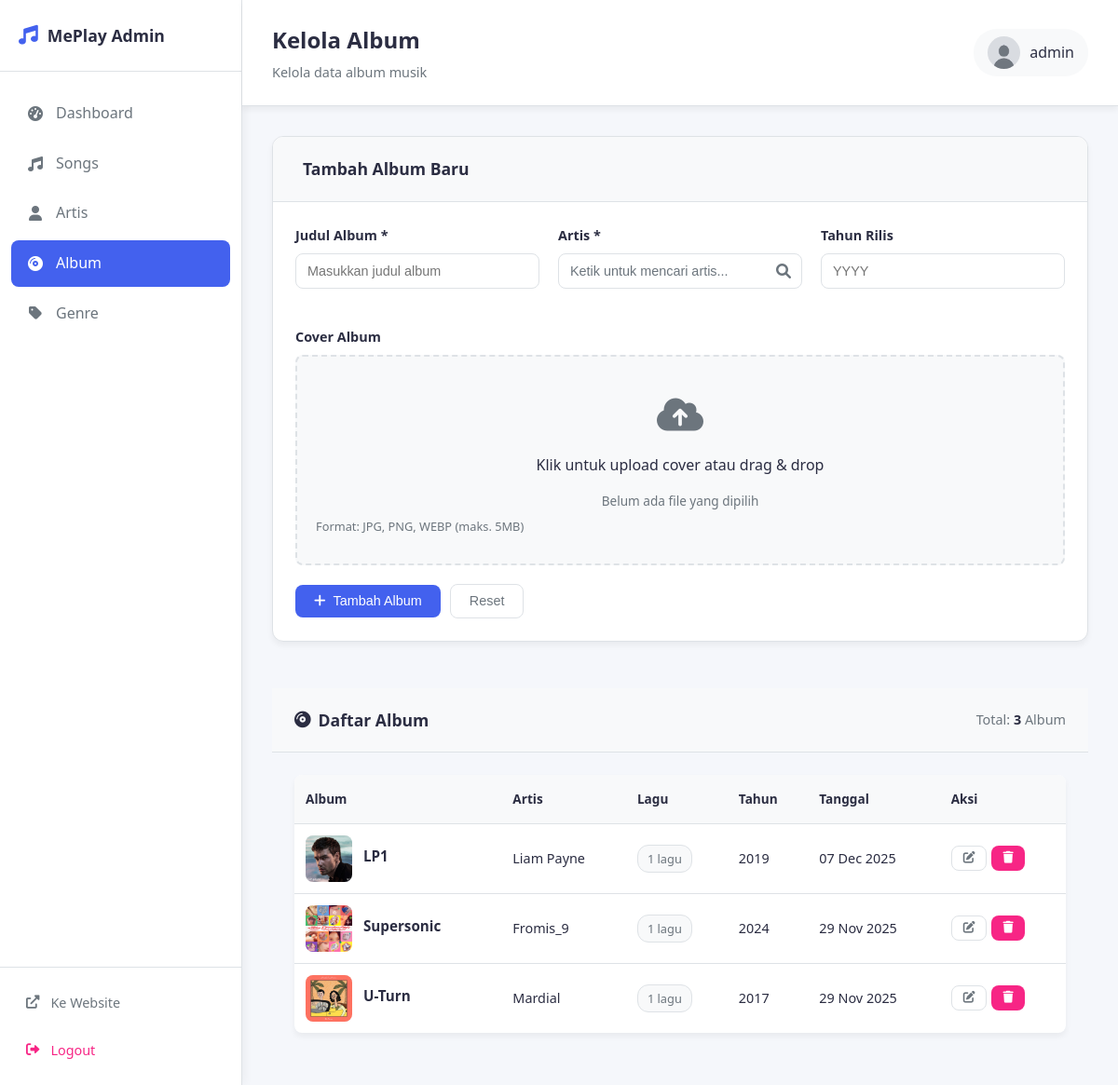
Page /admin/albums.php (signed in) on the committed database.
### tables this page shows
CREATE TABLE `albums` (
  `id` int(11) NOT NULL,
  `title` varchar(100) NOT NULL,
  `artist_id` int(11) DEFAULT NULL,
  `cover_image` varchar(255) DEFAULT 'default-cover.png',
  `release_year` year(4) DEFAULT NULL,
  `is_active` tinyint(1) DEFAULT 1,
  `created_at` timestamp NOT NULL DEFAULT current_timestamp(),
  `updated_at` timestamp NOT NULL DEFAULT current_timestamp() ON UPDATE current_timestamp()
);

CREATE TABLE `artists` (
  `id` int(11) NOT NULL,
  `name` varchar(100) NOT NULL,
  `bio` text DEFAULT NULL,
  `profile_picture` varchar(255) DEFAULT NULL,
  `is_active` tinyint(1) DEFAULT 1,
  `created_at` timestamp NOT NULL DEFAULT current_timestamp(),
  `updated_at` timestamp NOT NULL DEFAULT current_timestamp() ON UPDATE current_timestamp()
);

### admin/albums.php (the view, shortened to what this page needs)
<?php
$database = new Database();
$conn = $database->getConnection();
try {
    $query = "SELECT a.*,
              ar.name as artist_name,
              COUNT(s.id) as songs_count
              FROM albums a
              LEFT JOIN artists ar ON a.artist_id = ar.id
              LEFT JOIN songs s ON a.id = s.album_id
              GROUP BY a.id
              ORDER BY a.created_at DESC";
    $stmt = $conn->prepare($query);
    $stmt->execute();
    $albums = $stmt->fetchAll(PDO::FETCH_ASSOC);
} catch(PDOException $exception) {
    $message = "Database error: " . $exception->getMessage();
    $message_type = 'error';
    $albums = [];
}
$edit_album = null;
function getYearValue($edit_album, $post_data) {
    return '';
}
?>
<!DOCTYPE html>
<html lang="id">
<head>
    <link rel="stylesheet" href="assets/css/admin-main.css">
    <link rel="stylesheet" href="assets/css/admin-albums.css">
    <link rel="stylesheet" href="assets/css/sidebar.css">
    <link href="https://cdnjs.cloudflare.com/ajax/libs/font-awesome/6.0.0/css/all.min.css" rel="stylesheet">
</head>
<body>
    <div class="admin-container">
        <?php include 'includes/sidebar.php'; ?>
        <div class="admin-main">
            <header class="admin-header">
                <div class="header-left">
                    <h1>Kelola Album</h1>
                    <p>Kelola data album musik</p>
                </div>
                <div class="header-right">
                    <div class="user-menu">
                        <img src="../uploads/users/<?php echo $_SESSION['profile_picture']; ?>"
                             alt="Profile" class="user-avatar">
                        <span><?php echo $_SESSION['username']; ?></span>
                    </div>
                </div>
            </header>
            <main class="admin-content">
                <div class="albums-container">
                    <div class="form-card">
                        <div class="card-header">
                            <h3>
                                <?php echo $edit_album ? 'Edit Album' : 'Tambah Album Baru'; ?>
                            </h3>
                        </div>
                        <div class="card-content">
                            <form method="POST" action="" enctype="multipart/form-data" class="album-form" id="albumForm">
                                <div class="form-grid">
                                    <div class="form-group">
                                        <label for="title">Judul Album *</label>
                                        <input type="text" id="title" name="title" required
                                               value="<?php echo $edit_album ? htmlspecialchars($edit_album['title']) : (isset($_POST['title']) ? htmlspecialchars($_POST['title']) : ''); ?>"
                                               placeholder="Masukkan judul album">
                                    </div>
                                    <div class="form-group">
                                        <label for="artist_id">Artis *</label>
                                        <div class="searchable-select">
                                            <div class="select-search">
                                                <input type="text" class="search-input" placeholder="Ketik untuk mencari artis..." id="artistSearch" required>
                                            </div>
                                        </div>
                                     </div>
                                    <div class="form-group">
                                        <label for="release_year">Tahun Rilis</label>
                                        <input type="number" id="release_year" name="release_year"
                                               min="1900" max="<?php echo date('Y'); ?>"
                                               value="<?php echo htmlspecialchars(getYearValue($edit_album, $_POST)); ?>"
                                               placeholder="YYYY">
                                     </div>
                                </div>
                                <div class="form-group">
                                    <label for="cover_image">Cover Album</label>
                                    <div class="file-upload" id="coverImageUpload">
                                        <div class="upload-icon">
                                            <i class="fas fa-cloud-upload-alt"></i>
                                        </div>
                                        <p>Klik untuk upload cover atau drag & drop</p>
                                        <div class="file-info">Belum ada file yang dipilih</div>
                                        <small class="form-help">Format: JPG, PNG, WEBP (maks. 5MB)</small>
                                    </div>
                                </div>
                                <div class="form-actions">
                                    <?php if ($edit_album): ?>
                                        <button type="submit" name="edit_album" class="btn btn-primary">
                                            <i class="fas fa-save"></i> Update Album
                                        </button>
                                        <a href="albums.php" class="btn btn-outline">Batal</a>
                                    <?php else: ?>
                                        <button type="submit" name="add_album" class="btn btn-primary">
                                            <i class="fas fa-plus"></i> Tambah Album
                                        </button>
                                        <button type="reset" class="btn btn-outline">Reset</button>
                                    <?php endif; ?>
                                </div>
                            </form>
                        </div>
                    </div>
                    <div class="albums-list">
                        <div class="card-header">
                            <h3><i class="fas fa-compact-disc"></i> Daftar Album</h3>
                            <div class="total-albums">
                                Total: <strong><?php echo count($albums); ?></strong> Album
                            </div>
                        </div>
                        <div class="card-content">
                            <?php if ($albums && count($albums) > 0): ?>
                                <div class="table-responsive">
                                    <table class="data-table">
                                        <thead>
                                            <tr>
                                                <th>Album</th>
                                                <th>Artis</th>
                                                <th>Lagu</th>
                                                <th>Tahun</th>
                                                <th>Tanggal</th>
                                                <th>Aksi</th>
                                            </tr>
                                        </thead>
                                        <tbody>
                                            <?php foreach ($albums as $album): ?>
                                                <tr>
                                                    <td>
                                                        <div class="album-info">
                                                            <div class="album-cover">
                                                                <?php if ($album['cover_image'] && $album['cover_image'] != 'default-cover.png'): ?>
                                                                    <img src="../uploads/covers/<?php echo $album['cover_image']; ?>"
                                                                         alt="<?php echo htmlspecialchars($album['title']); ?>"
                                                                         onerror="this.src='../uploads/covers/default-cover.png'">
                                                                <?php else: ?>
                                                                    <div class="no-cover">
                                                                        <i class="fas fa-compact-disc"></i>
                                                                    </div>
                                                                <?php endif; ?>
                                                            </div>
                                                            <div class="album-details">
                                                                <h4><?php echo htmlspecialchars($album['title']); ?></h4>
                                                            </div>
                                                        </div>
                                                    </td>
                                                    <td>
                                                        <?php if ($album['artist_name']): ?>
                                                            <span class="artist-name"><?php echo htmlspecialchars($album['artist_name']); ?></span>
                                                        <?php else: ?>
                                                            <span class="no-artist error">Tidak ada artis</span>
                                                        <?php endif; ?>
                                                    </td>
                                                    <td>
                                                        <span class="badge"><?php echo $album['songs_count']; ?> lagu</span>
                                                    </td>
                                                    <td>
                                                        <?php echo $album['release_year'] ?: '-'; ?>
                                                    </td>
                                                    <td>
                                                        <?php echo date('d M Y', strtotime($album['created_at'])); ?>
                                                    </td>
                                                    <td>
                                                        <div class="action-buttons">
                                                            <a href="albums.php?edit=<?php echo $album['id']; ?>"
                                                               class="btn btn-sm btn-outline" title="Edit">
                                                                <i class="fas fa-edit"></i>
                                                            </a>
                                                            <button onclick="confirmDelete(<?php echo $album['id']; ?>)"
                                                                    class="btn btn-sm btn-danger" title="Hapus"
                                                                    <?php echo $album['songs_count'] > 0 ? 'disabled' : ''; ?>>
                                                                <i class="fas fa-trash"></i>
                                                            </button>
                                                        </div>
                                                    </td>
                                                </tr>
                                            <?php endforeach; ?>
                                        </tbody>
                                    </table>
                                </div>
                            <?php endif; ?>
                        </div>
                    </div>
                </div>
            </main>
        </div>
    </div>
</body>
</html>

### admin/assets/css/admin-main.css (style rules this page uses)
:root { --primary: #4361ee; --primary-dark: #3a56d4; --secondary: #7209b7; --success: #4cc9f0; --danger: #f72585; --warning: #f8961e; --info: #4895ef; --dark: #2b2d42; --light: #f8f9fa; --gray: #6c757d; --gray-light: #e9ecef; --border: #dee2e6; --shadow: 0 4px 6px rgba(0, 0, 0, 0.05); --shadow-hover: 0 8px 25px rgba(0, 0, 0, 0.1); }
* { margin: 0; padding: 0; box-sizing: border-box; }
body { font-family: "Segoe UI", Tahoma, Geneva, Verdana, sans-serif; background: #f5f7fb; color: var(--dark); line-height: 1.6; }
.admin-container { display: flex; min-height: 100vh; }
.admin-main { flex: 1; display: flex; flex-direction: column; }
.admin-header { background: white; padding: 1.5rem 2rem; border-bottom: 1px solid var(--border); display: flex; justify-content: space-between; align-items: center; box-shadow: var(--shadow); }
.header-left h1 { font-size: 1.5rem; font-weight: 700; color: var(--dark); margin-bottom: 0.25rem; }
.header-left p { color: var(--gray); font-size: 0.9rem; margin: 0; }
.user-menu { display: flex; align-items: center; gap: 10px; padding: 8px 15px; background: var(--light); border-radius: 25px; cursor: pointer; transition: background 0.3s ease; }
.user-avatar { width: 35px; height: 35px; border-radius: 50%; object-fit: cover; }
.admin-content { flex: 1; padding: 2rem; overflow-y: auto; }
.card-header { padding: 1.25rem 1.5rem; border-bottom: 1px solid var(--border); display: flex; justify-content: space-between; align-items: center; }
.card-header h3 { font-size: 1.1rem; font-weight: 600; color: var(--dark); display: flex; align-items: center; gap: 8px; margin: 0; }
.card-content { padding: 1.5rem; }
.btn { display: inline-flex; align-items: center; gap: 8px; padding: 10px 20px; border: none; border-radius: 8px; font-size: 0.9rem; font-weight: 500; text-decoration: none; cursor: pointer; transition: all 0.3s ease; line-height: 1; }
.btn-primary { background: var(--primary); color: white; }
.btn-outline { background: transparent; color: var(--gray); border: 1px solid var(--border); }
.btn-danger { background: var(--danger); color: white; }
.btn-sm { padding: 6px 12px; font-size: 0.8rem; }
.form-card { background: white; border-radius: 12px; box-shadow: var(--shadow); margin-bottom: 25px; border: 1px solid var(--border); }
.form-grid { display: grid; grid-template-columns: repeat(auto-fit, minmax(250px, 1fr)); gap: 20px; margin-bottom: 20px; }
.form-group { margin-bottom: 20px; }
.form-group label { display: block; margin-bottom: 8px; font-weight: 600; color: var(--dark); font-size: 0.9rem; }
.form-group input, .form-group select, .form-group textarea { width: 100%; padding: 10px 12px; border: 1px solid var(--border); border-radius: 8px; font-size: 0.9rem; transition: border-color 0.3s ease, box-shadow 0.3s ease; background: white; }
.form-help { display: block; margin-top: 6px; font-size: 0.8rem; color: var(--gray); }
.form-actions { display: flex; gap: 10px; align-items: center; flex-wrap: wrap; }
.searchable-select { position: relative; }
.select-search { position: relative; }
.search-input { width: 100%; padding-right: 40px; }
.file-upload { border: 2px dashed var(--border); border-radius: 8px; padding: 20px; text-align: center; transition: border-color 0.3s ease; cursor: pointer; }
.upload-icon { font-size: 2rem; color: var(--gray); margin-bottom: 10px; }
.file-info { margin-top: 10px; font-size: 0.9rem; color: var(--gray); }
.action-buttons { display: flex; gap: 5px; }
.badge { display: inline-block; padding: 4px 8px; background: var(--light); color: var(--gray); border-radius: 6px; font-size: 0.8rem; font-weight: 500; }

### rows in the picture
albums: cover_image (picture), title "LP1", artist.name "Liam Payne", songs_count "1", release_year "2019", created_at "07 Dec 2025"
albums: cover_image (picture), title "Supersonic", artist.name "Fromis_9", songs_count "1", release_year "2024", created_at "29 Nov 2025"
albums: cover_image (picture), title "U-Turn", artist.name "Mardial", songs_count "1", release_year "2017", created_at "29 Nov 2025"

### other values in the picture
SITE_NAME "MePlay"
$_SESSION['username'] "admin"
count($albums) "3"
